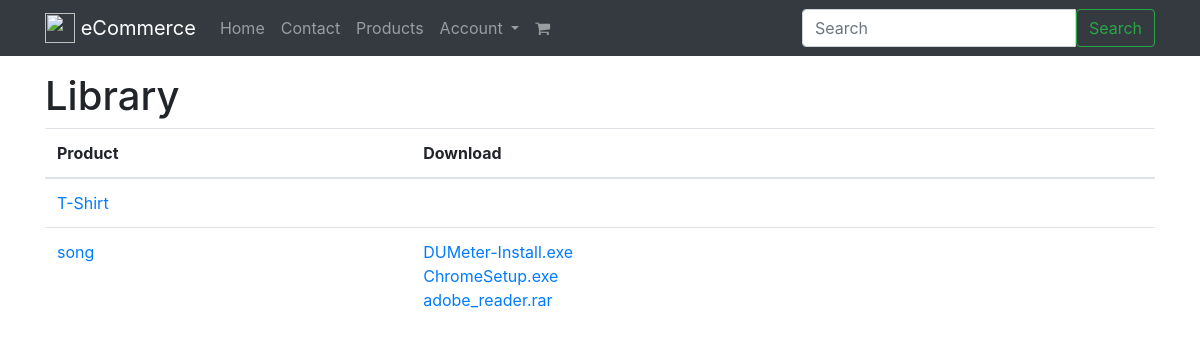
Screenshot of /library/ (signed in) with the database file from the repository.
### products/models.py (models this page shows, shortened)
class Product(models.Model):
    title           = models.CharField(max_length=120)
    slug            = models.SlugField(blank=True, unique=True)
    description     = models.TextField()
    price           = models.DecimalField(decimal_places=2, max_digits=20, default=39.99)
    fee             = models.PositiveIntegerField(default=50)
    image           = models.ImageField(upload_to=upload_image_path, null=True, blank=True)
    seller          = models.ForeignKey(Seller, on_delete=models.CASCADE, null=True, blank=True)
    featured        = models.BooleanField(default=False)
    active          = models.BooleanField(default=True)
    timestamp       = models.DateTimeField(auto_now_add=True)
    is_digital      = models.BooleanField(default=False) # User Library
    quantity        = models.IntegerField(default=1)
    quantity_price  = models.DecimalField(decimal_places=2, max_digits=20,default=0)
    objects = ProductManager()
    def get_absolute_url(self):
        return reverse("products:detail", kwargs={"slug": self.slug})
    def get_downloads(self):
        qs = self.productfile_set.all()
        return qs

class ProductFile(models.Model):
    product         = models.ForeignKey(Product ,on_delete=models.CASCADE)
    name            = models.CharField(max_length=120, null=True, blank=True)
    file            = models.FileField(
                        upload_to=upload_product_file_loc,
                        storage=FileSystemStorage(location=settings.PROTECTED_ROOT)
                        ) # path
    free            = models.BooleanField(default=False) # purchase required
    user_required   = models.BooleanField(default=False) # user doesn't matter
    @property
    def display_name(self):
        og_name = get_filename(self.file.name)
        return og_name
    def get_download_url(self): # detail view
        return reverse("products:download",
                    kwargs={"slug": self.product.slug, "pk": self.pk}
                )

### orders/views.py (the view)
# urls.py: url(r'^library/$', LibraryView.as_view(), name='library'),
class LibraryView(LoginRequiredMixin, ListView):
    template_name = 'orders/library.html'
    def get_queryset(self):
        return ProductPurchase.objects.products_by_request(self.request) #.by_request(self.request).digital()

### billing/models.py (called while the page is built)
    def new_or_get(self, request):
        user = request.user
        guest_email_id = request.session.get('guest_email_id')
        created = False
        obj = None
        if user.is_authenticated:
            obj, created = self.model.objects.get_or_create(
                            user=user, email=user.email)
        elif guest_email_id is not None:
            'guest user checkout; auto reloads payment stuff'
            guest_email_obj = GuestEmail.objects.get(id=guest_email_id)
            obj, created = self.model.objects.get_or_create(
                                            email=guest_email_obj.email)
        else:
            pass
        return obj, created

### ecommerce/utils.py (called while the page is built)
def get_filename(path): #/abc/filename.mp4
    return os.path.basename(path)

### orders/models.py (called while the page is built)
    def digital(self):
        return self.filter(product__is_digital=True)

    def by_request(self, request):
        billing_profile, created = BillingProfile.objects.new_or_get(request)
        return self.filter(billing_profile=billing_profile)

    def get_queryset(self):
        return ProductPurchaseQuerySet(self.model, using=self._db)

    def by_request(self, request):
        return self.get_queryset().by_request(request)

    def products_by_id(self, request):
        qs = self.by_request(request).digital()
        ids_ = [x.product.id for x in qs]
        return ids_

    def products_by_request(self, request):
        ids_ = self.products_by_id(request)
        products_qs = Product.objects.filter(id__in=ids_).distinct()
        return products_qs

### products/models.py (called while the page is built)
    def get_queryset(self):
        return ProductQuerySet(self.model, using=self._db)

### orders/templates/orders/library.html
{% extends "base.html" %}
{% block content %}
<div class='row'>
    <div class='col-12'>
        <h1>Library</h1>
    </div>
</div>
<div class='row'>
    <div class='col'>
        <table class='table'>
            <thead><th>Product</th><th>Download</th></thead>
            <tbody>
                {% for object in object_list %}
                    <tr>
                        <td><a href='{{ object.get_absolute_url }}'>{{ object.title }}</a></td>
                        <td>{% for download in object.get_downloads %}
                                <a href='{{ download.get_download_url }}'>{{ download.display_name }}</a><br/>
                            {% endfor %}
                        </td>
                    </tr>
                {% empty %}
                <tr><td colspan="3"><p class='lead'>No orders yet.</td></tr>
                {% endfor %}
            </tbody>
        </table>
    </div>
</div>
{% endblock %}

### rows the page displays
Product: title "T-Shirt"
Product: title "song"
ProductFile: display_name "DUMeter-Install.exe"
ProductFile: display_name "ChromeSetup.exe"
ProductFile: display_name "adobe_reader.rar"

### other values shown
{{ brand_name }} "eCommerce"
